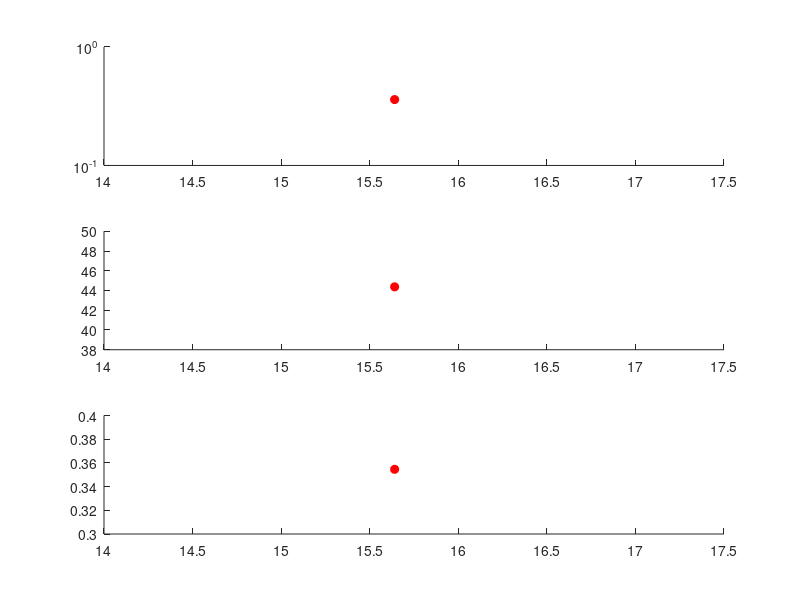

The MATLAB source for this figure: (Note: this script raises an error after producing the figure.)
% ------------------------------------------------------------------------
% RUN DYNAMICS OF INDUCING
% ------------------------------------------------------------------------
% Ahmad A. Mannan
% 22/03/2021
% ------------------------------------------------------------------------

function A3_TimeCourseSims


% Define optimal induction regime:
load('p_irrev')
p_nom = p_irrev;
p_nom(16) = 0; % do not consider fixed inducer conc in media
% p_nom(12) = 0.011;

% Find optimal solution closest to ideal/utopia point:
load('IndParams')
load('ObjVals')
objv = ObjVals.^2;
objv = sqrt(sum(objv,2));
pos = find(objv == min(objv));
ip = IndParams(pos,:);

% Indicate this point in Figure 1 plots:
figure(7)
subplot(3,1,1)
hold on
plot(ObjVals(pos,1),ObjVals(pos,2),'ro','MarkerSize',6,'MarkerFaceColor','r')
hold off
set(gca,'YScale','log')
subplot(3,1,2)
hold on
plot(ObjVals(pos,1),IndParams(pos,1),'ro','MarkerSize',6,'MarkerFaceColor','r')
hold off
subplot(3,1,3)
hold on
plot(ObjVals(pos,1),IndParams(pos,2),'ro','MarkerSize',6,'MarkerFaceColor','r')
hold off


%%
% Define optimal parameters:
pOpt = p_nom;
pOpt(16) = 0;
pOpt([3,4]) = ip;

% Simulate time course dynamics of this solution:
[t,x] = m_TimeCourseDynSim(pOpt,100);

% Output growth rates:
I_ff = [];
GR = [];
for i = 1:length(t)
    [~,~,~,i_ff,gr] = Model3_TS_Dyn(t(i),x(i,:),pOpt);
    I_ff = [I_ff; i_ff];
    GR = [GR; gr];
end


% Plot time course dynamics:
figure(8); clf

subplot(2,2,1) % plot of inducer feed-in flux over time:
plot(t,I_ff,'k-','LineWidth',2)
xlabel('Time (h)'); ylabel('IPTG feed-in flux (\mu M/h)')
set(gca,'XScale','log')
xlim([4e-2,100])

subplot(2,2,2) % plot time course of inducer
plot(t,x(:,1),'k-','LineWidth',2)
xlabel('Time (h)'); ylabel('IPTG (\mu M)')
set(gca,'XScale','log')
xlim([4e-2,100])

subplot(2,2,3) % plot time course of LacI, TetR and complex (C)
plot(t,x(:,3),'-','LineWidth',2,'Color','b') % FadR
hold on
plot(t,x(:,5),'-','LineWidth',2,'Color','r') % TetR
plot(t,x(:,4),'-','LineWidth',2,'Color',[0.7,0.7,0.7]) % complex
plot([4e-2,100],[0.05,0.05],'k--')
hold off
xlabel('Time (h)'); ylabel('Concentration (\mu M)')
legend('LacI','TetR','Complex','Location','NorthWest')
set(gca,'XScale','log','YScale','log')
xlim([4e-2,100])
% ylim([5e-3,3])

subplot(2,2,4) % plot of growth rate over time
plot(t,GR,'k-','LineWidth',2)
xlabel('Time (h)')
ylabel('Growth rate (1/h)')
set(gca,'XScale','log')
xlim([4e-2,100])
